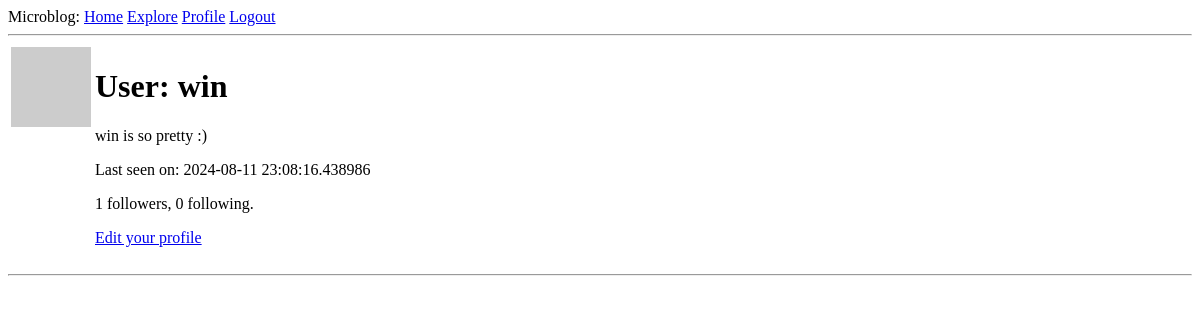
The app's page /user/win (signed in), older data.
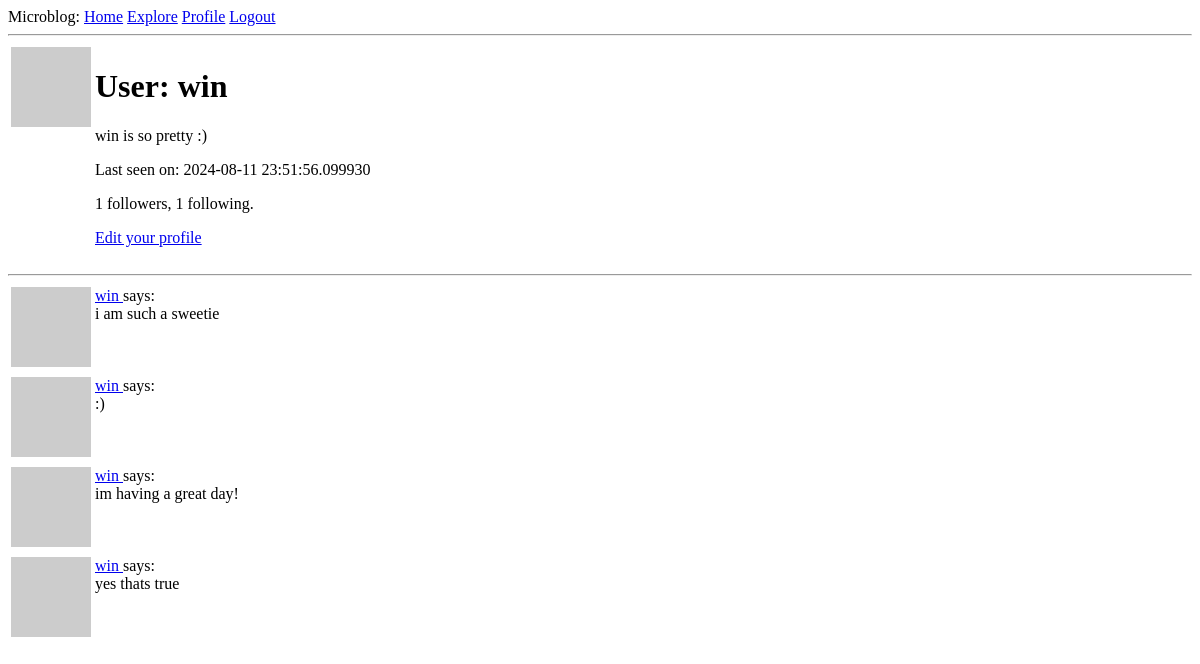
The same page, newer data.
### app/models.py (models this page shows, shortened)
class User(UserMixin, db.Model):
    id: so.Mapped[int] = so.mapped_column(primary_key=True)
    username: so.Mapped[str] = so.mapped_column(sa.String(64), index=True, unique=True)
    email: so.Mapped[str] = so.mapped_column(sa.String(120), index=True, unique=True)
    password_hash: so.Mapped[Optional[str]] = so.mapped_column(sa.String(256))
    posts: so.WriteOnlyMapped['Post'] = so.relationship(back_populates='author')
    about_me: so.Mapped[Optional[str]] = so.mapped_column(sa.String(140))
    last_seen: so.Mapped[Optional[datetime]] = so.mapped_column(default=lambda: datetime.now(timezone.utc))
    following: so.WriteOnlyMapped['User'] = so.relationship(
        secondary=followers, primaryjoin=(followers.c.follower_id == id),
        secondaryjoin=(followers.c.followed_id == id),
        back_populates='followers')
    followers: so.WriteOnlyMapped['User'] = so.relationship(
        secondary=followers, primaryjoin=(followers.c.followed_id == id),
        secondaryjoin=(followers.c.follower_id == id),
        back_populates='following')
    def avatar(self, size):
        digest = md5(self.email.lower().encode('utf-8')).hexdigest()
        return f'https://www.gravatar.com/avatar/{digest}?d=identicon&s={size}'
    def followers_count(self):
        query = sa.select(sa.func.count()).select_from(
            self.followers.select().subquery())
        return db.session.scalar(query)
    def following_count(self):
        query = sa.select(sa.func.count()).select_from(
            self.following.select().subquery())
        return db.session.scalar(query)

class Post(db.Model):
    id: so.Mapped[int] = so.mapped_column(primary_key=True)
    body: so.Mapped[str] = so.mapped_column(sa.String(140))
    timestamp: so.Mapped[datetime] = so.mapped_column(
        index=True, default=lambda: datetime.now(timezone.utc))
    user_id: so.Mapped[int] = so.mapped_column(sa.ForeignKey(User.id),
                                               index=True)
    author: so.Mapped[User] = so.relationship(back_populates='posts')

### app/routes.py (the view)
@app.route('/user/<username>')
@login_required
def user(username):
    user = db.first_or_404(sa.select(User).where(User.username == username))
    page = request.args.get('page', 1, type=int)
    query = user.posts.select().order_by(Post.timestamp.desc())
    posts = db.paginate(query, page=page,
                        per_page=app.config['POSTS_PER_PAGE'],
                        error_out=False)
    next_url = url_for('user', username=user.username, page=posts.next_num) \
        if posts.has_next else None
    prev_url = url_for('user', username=user.username, page=posts.prev_num) \
        if posts.has_prev else None
    form = EmptyForm()
    return render_template('user.html', user=user, posts=posts.items,
                           next_url=next_url, prev_url=prev_url, form=form)

### app/models.py (called while the page is built)
@login.user_loader
def load_user(id):
    return db.session.get(User, int(id))

### app/routes.py (called while the page is built)
@app.before_request
def before_request():
    if current_user.is_authenticated:
        current_user.last_seen = datetime.now(timezone.utc)
        db.session.commit()

### app/templates/user.html (shortened to what this page needs)
{% extends "base.html" %}
{% block content %}
    <table>
        <tr valign="top">
            <td><img src="{{ user.avatar(128) }}"></td>
            <td>
                <h1>User: {{ user.username }}</h1>
                {% if user.about_me %}<p>{{ user.about_me }}</p>{% endif %}
                {% if user.last_seen %}<p>Last seen on: {{ user.last_seen }}</p>{% endif %}
                <p>{{ user.followers_count() }} followers, {{ user.following_count() }} following.</p>
                {% if user == current_user %}
                <p><a href="{{ url_for('edit_profile') }}">Edit your profile</a></p>
                {% endif %}
            </td>
        </tr>
    </table>
    <hr>
    {% for post in posts %}
        {% include '_post.html' %}
    {% endfor %}
{% endblock %}

### app/templates/_post.html
<table>
    <tr valign="top">
        <td><img src="{{ post.author.avatar(36) }}"></td>
        <td>
            <a href="{{ url_for('user', username=post.author.username) }}">
                {{ post.author.username }}
            </a>
            says:<br>{{ post.body }}
        </td>
    </tr>
</table>

Row changes from the older to the newer data that the page shows:
changed User "win": last_seen "2024-08-11 23:08:16.438986" → "2024-08-11 23:51:56.099930"
added Post: author.username "win", body "i am such a sweetie"
added Post: author.username "win", body ":)"
added Post: author.username "win", body "im having a great day!"
added Post: author.username "win", body "yes thats true"
Text that changed along with them:
{{ user.following_count() }}: "0" → "1"
